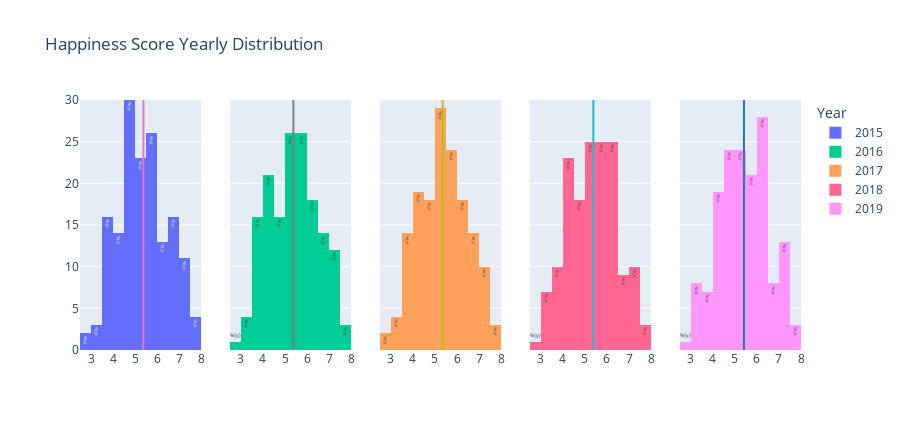

The notebook cell this image was saved under:
### Markdown cell above
Let's see the distribution of happiness score each year

### Code cell
# make subplots for each year's distribution
fig = make_subplots(rows=1, cols=5, shared_yaxes=True, vertical_spacing=0.04)
# similar to ax in matplotlib
traces = []
# getting colors for plotting
color_discrete_sequence = px.colors.qualitative.D3

for i, color in list(zip(range(2015, 2020), color_discrete_sequence)):
    data = happiness_data[happiness_data['year']==i]['happiness score']
    mean_score = data.mean()
    
    # add a histogram to the figure
    fig.add_trace(go.Histogram(x=data, 
                               name=i, 
                               hovertemplate='Count %{y}', 
                               text='%{y}', 
                               nbinsx=10), 
                  row=1, col=i-2014)
    # update fig x range
    fig.update_xaxes(nticks=10)
    
    # add a vertical line (mean happiness score) to the figure
    fig.add_trace(go.Scatter(x=[round(mean_score, 2)] * 50, y=np.arange(-1, 40), 
                             line=dict(
                                 color=color_discrete_sequence[i-2019]
                             ), 
                             name=str(i)+' Mean', 
                             showlegend=False, 
                             mode='lines',
                             hovertemplate=round(mean_score, 2)),
                  row=1, col=i-2014)

# update the entire subplots layout
fig.update_layout(height=430, title='Happiness Score Yearly Distribution', 
                  legend_title_text='Year', yaxis=dict(range=[0, 30]),
                  hovermode='x unified')
fig.show()

### Figure 1 — Plotly figure (JSON) as saved in the notebook; plotly's stock layout.template omitted (floating-point values rounded to 4 significant figures; data arrays with more than 128 entries replaced by an {"elided": "..."} marker saying what was removed)
{"data": [{"hovertemplate": "Count %{y}", "name": "2015", "nbinsx": 10, "text": "%{y}", "type": "histogram", "x": {"elided": "158 float values"}, "xaxis": "x", "yaxis": "y"}, {"hovertemplate": "5.38", "line": {"color": "#E377C2"}, "mode": "lines", "name": "2015 Mean", "showlegend": false, "type": "scatter", "x": [5.38, 5.38, 5.38, 5.38, 5.38, 5.38, 5.38, 5.38, 5.38, 5.38, 5.38, 5.38, 5.38, 5.38, 5.38, 5.38, 5.38, 5.38, 5.38, 5.38, 5.38, 5.38, 5.38, 5.38, 5.38, 5.38, 5.38, 5.38, 5.38, 5.38, 5.38, 5.38, 5.38, 5.38, 5.38, 5.38, 5.38, 5.38, 5.38, 5.38, 5.38, 5.38, 5.38, 5.38, 5.38, 5.38, 5.38, 5.38, 5.38, 5.38], "xaxis": "x", "y": [-1, 0, 1, 2, 3, 4, 5, 6, 7, 8, 9, 10, 11, 12, 13, 14, 15, 16, 17, 18, 19, 20, 21, 22, 23, 24, 25, 26, 27, 28, 29, 30, 31, 32, 33, 34, 35, 36, 37, 38, 39], "yaxis": "y"}, {"hovertemplate": "Count %{y}", "name": "2016", "nbinsx": 10, "text": "%{y}", "type": "histogram", "x": {"elided": "157 float values"}, "xaxis": "x2", "yaxis": "y2"}, {"hovertemplate": "5.38", "line": {"color": "#7F7F7F"}, "mode": "lines", "name": "2016 Mean", "showlegend": false, "type": "scatter", "x": [5.38, 5.38, 5.38, 5.38, 5.38, 5.38, 5.38, 5.38, 5.38, 5.38, 5.38, 5.38, 5.38, 5.38, 5.38, 5.38, 5.38, 5.38, 5.38, 5.38, 5.38, 5.38, 5.38, 5.38, 5.38, 5.38, 5.38, 5.38, 5.38, 5.38, 5.38, 5.38, 5.38, 5.38, 5.38, 5.38, 5.38, 5.38, 5.38, 5.38, 5.38, 5.38, 5.38, 5.38, 5.38, 5.38, 5.38, 5.38, 5.38, 5.38], "xaxis": "x2", "y": [-1, 0, 1, 2, 3, 4, 5, 6, 7, 8, 9, 10, 11, 12, 13, 14, 15, 16, 17, 18, 19, 20, 21, 22, 23, 24, 25, 26, 27, 28, 29, 30, 31, 32, 33, 34, 35, 36, 37, 38, 39], "yaxis": "y2"}, {"hovertemplate": "Count %{y}", "name": "2017", "nbinsx": 10, "text": "%{y}", "type": "histogram", "x": {"elided": "155 float values"}, "xaxis": "x3", "yaxis": "y3"}, {"hovertemplate": "5.35", "line": {"color": "#BCBD22"}, "mode": "lines", "name": "2017 Mean", "showlegend": false, "type": "scatter", "x": [5.35, 5.35, 5.35, 5.35, 5.35, 5.35, 5.35, 5.35, 5.35, 5.35, 5.35, 5.35, 5.35, 5.35, 5.35, 5.35, 5.35, 5.35, 5.35, 5.35, 5.35, 5.35, 5.35, 5.35, 5.35, 5.35, 5.35, 5.35, 5.35, 5.35, 5.35, 5.35, 5.35, 5.35, 5.35, 5.35, 5.35, 5.35, 5.35, 5.35, 5.35, 5.35, 5.35, 5.35, 5.35, 5.35, 5.35, 5.35, 5.35, 5.35], "xaxis": "x3", "y": [-1, 0, 1, 2, 3, 4, 5, 6, 7, 8, 9, 10, 11, 12, 13, 14, 15, 16, 17, 18, 19, 20, 21, 22, 23, 24, 25, 26, 27, 28, 29, 30, 31, 32, 33, 34, 35, 36, 37, 38, 39], "yaxis": "y3"}, {"hovertemplate": "Count %{y}", "name": "2018", "nbinsx": 10, "text": "%{y}", "type": "histogram", "x": {"elided": "156 float values"}, "xaxis": "x4", "yaxis": "y4"}, {"hovertemplate": "5.38", "line": {"color": "#17BECF"}, "mode": "lines", "name": "2018 Mean", "showlegend": false, "type": "scatter", "x": [5.38, 5.38, 5.38, 5.38, 5.38, 5.38, 5.38, 5.38, 5.38, 5.38, 5.38, 5.38, 5.38, 5.38, 5.38, 5.38, 5.38, 5.38, 5.38, 5.38, 5.38, 5.38, 5.38, 5.38, 5.38, 5.38, 5.38, 5.38, 5.38, 5.38, 5.38, 5.38, 5.38, 5.38, 5.38, 5.38, 5.38, 5.38, 5.38, 5.38, 5.38, 5.38, 5.38, 5.38, 5.38, 5.38, 5.38, 5.38, 5.38, 5.38], "xaxis": "x4", "y": [-1, 0, 1, 2, 3, 4, 5, 6, 7, 8, 9, 10, 11, 12, 13, 14, 15, 16, 17, 18, 19, 20, 21, 22, 23, 24, 25, 26, 27, 28, 29, 30, 31, 32, 33, 34, 35, 36, 37, 38, 39], "yaxis": "y4"}, {"hovertemplate": "Count %{y}", "name": "2019", "nbinsx": 10, "text": "%{y}", "type": "histogram", "x": {"elided": "156 float values"}, "xaxis": "x5", "yaxis": "y5"}, {"hovertemplate": "5.41", "line": {"color": "#1F77B4"}, "mode": "lines", "name": "2019 Mean", "showlegend": false, "type": "scatter", "x": [5.41, 5.41, 5.41, 5.41, 5.41, 5.41, 5.41, 5.41, 5.41, 5.41, 5.41, 5.41, 5.41, 5.41, 5.41, 5.41, 5.41, 5.41, 5.41, 5.41, 5.41, 5.41, 5.41, 5.41, 5.41, 5.41, 5.41, 5.41, 5.41, 5.41, 5.41, 5.41, 5.41, 5.41, 5.41, 5.41, 5.41, 5.41, 5.41, 5.41, 5.41, 5.41, 5.41, 5.41, 5.41, 5.41, 5.41, 5.41, 5.41, 5.41], "xaxis": "x5", "y": [-1, 0, 1, 2, 3, 4, 5, 6, 7, 8, 9, 10, 11, 12, 13, 14, 15, 16, 17, 18, 19, 20, 21, 22, 23, 24, 25, 26, 27, 28, 29, 30, 31, 32, 33, 34, 35, 36, 37, 38, 39], "yaxis": "y5"}], "layout": {"height": 430, "hovermode": "x unified", "legend": {"title": {"text": "Year"}}, "title": {"text": "Happiness Score Yearly Distribution"}, "xaxis": {"anchor": "y", "domain": [0, 0.168], "nticks": 10}, "xaxis2": {"anchor": "y2", "domain": [0.208, 0.376], "nticks": 10}, "xaxis3": {"anchor": "y3", "domain": [0.416, 0.584], "nticks": 10}, "xaxis4": {"anchor": "y4", "domain": [0.624, 0.792], "nticks": 10}, "xaxis5": {"anchor": "y5", "domain": [0.832, 1], "nticks": 10}, "yaxis": {"anchor": "x", "domain": [0, 1], "range": [0, 30]}, "yaxis2": {"anchor": "x2", "domain": [0, 1], "matches": "y", "showticklabels": false}, "yaxis3": {"anchor": "x3", "domain": [0, 1], "matches": "y", "showticklabels": false}, "yaxis4": {"anchor": "x4", "domain": [0, 1], "matches": "y", "showticklabels": false}, "yaxis5": {"anchor": "x5", "domain": [0, 1], "matches": "y", "showticklabels": false}}}
